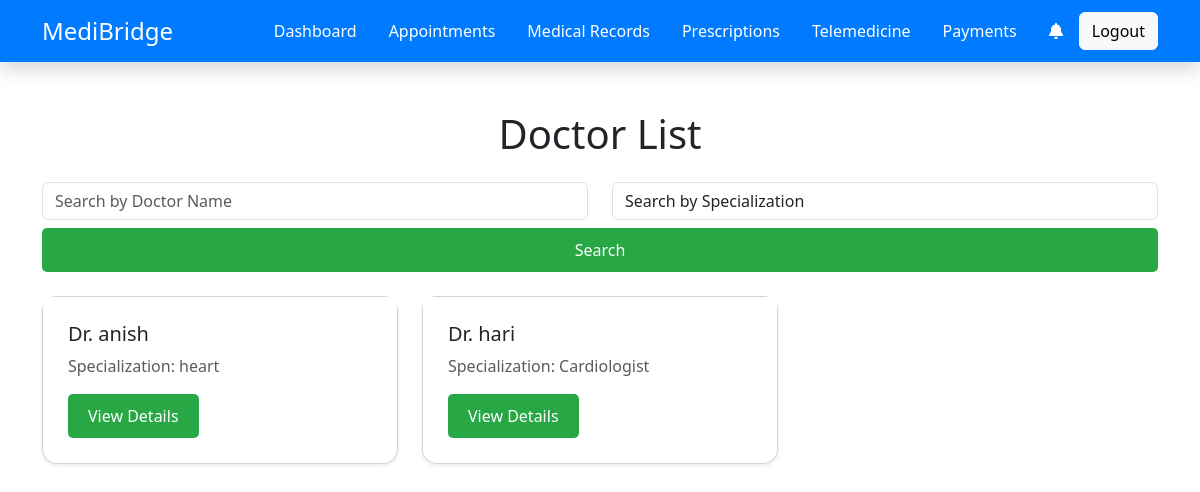
/patient/doctors_lists, run on the app's committed database.
### mainpage/models.py (models this page shows, shortened)
class Doctor(models.Model):
    user=models.OneToOneField(User,on_delete=models.CASCADE,related_name='doctor_profile',default=None)
    full_name=models.CharField(max_length=255,null=True)
    email=models.EmailField(unique=True,default=None)
    specialization = models.CharField(max_length=100, help_text="Doctor's area of specialization",default=None)
    certificate = models.FileField(upload_to='doctor_certificates/', help_text="Upload your medical certificate",default=None)
    created_at = models.DateTimeField(auto_now_add=True)
    verified=models.BooleanField(default=False)
    is_available=models.BooleanField(default=False)

### patient_app/views.py (the view)
# urls.py: path('doctors_lists',doctors_lists,name='doctors_lists'),
def doctors_lists(request):
    doc_details=Doctor.objects.all()
    name_query = request.GET.get('name', '')
    if name_query:
        doc_details = doc_details.filter(full_name__icontains=name_query)
    specialization_query = request.GET.get('specialization', '')
    if specialization_query:
        doc_details = doc_details.filter(specialization__iexact=specialization_query)
    specializations = Doctor.objects.values_list('specialization', flat=True).distinct()
    context={
        'doctors':doc_details,
        'specializations': specializations,
    }
    return render(request,'doctors_list/doctors_list.html',context)

### patient_app/templates/doctors_list/doctors_list.html (shortened to what this page needs)
{% extends 'pbase.html' %}
{% block content %}
<div class="container mt-5">
    <h1 class="text-center mb-4">Doctor List</h1>
    <form method="get" action="{% url 'doctors_lists' %}" class="mb-4">
        <div class="row">
            <div class="col-md-6 mb-2">
                <input type="text" name="name" class="form-control" placeholder="Search by Doctor Name" value="{{ request.GET.name }}">
            </div>
            <div class="col-md-6 mb-2">
                <select name="specialization" class="form-control">
                    <option value="">Search by Specialization</option>
                </select>
            </div>
            <div class="col-12">
                <button type="submit" class="btn btn-primary w-100">Search</button>
            </div>
        </div>
    </form>
    <div class="row row-cols-1 row-cols-md-3 g-4">
         {% if doctors %}
            {% for i in doctors %}
            <div class="col">
                <div class="card shadow-sm">
                    <div class="card-body">
                        <h5 class="card-title">Dr. {{i.full_name}}</h5>
                        <p class="card-text text-muted">Specialization: {{i.specialization}}</p>
                        <a href="{% url 'view_doctors_lists' i.id %}" class="btn btn-primary">View Details</a>
                    </div>
                </div>
            </div>
            {% endfor %}
         {% endif %}
    </div>
</div>
{% endblock %}

### patient_app/static/css/medical.css (style rules this page uses)
.card { border-radius: 15px; box-shadow: 0 4px 8px rgba(0, 0, 0, 0.1); margin-bottom: 30px; }
.card-body { padding: 25px; background-color: white; border-radius: 0 0 15px 15px; }
.btn-primary { background-color: #28a745; border: none; padding: 10px 20px; border-radius: 5px; }

### data on the page
Doctor: full_name "anish", specialization "heart"
Doctor: full_name "hari", specialization "Cardiologist"
